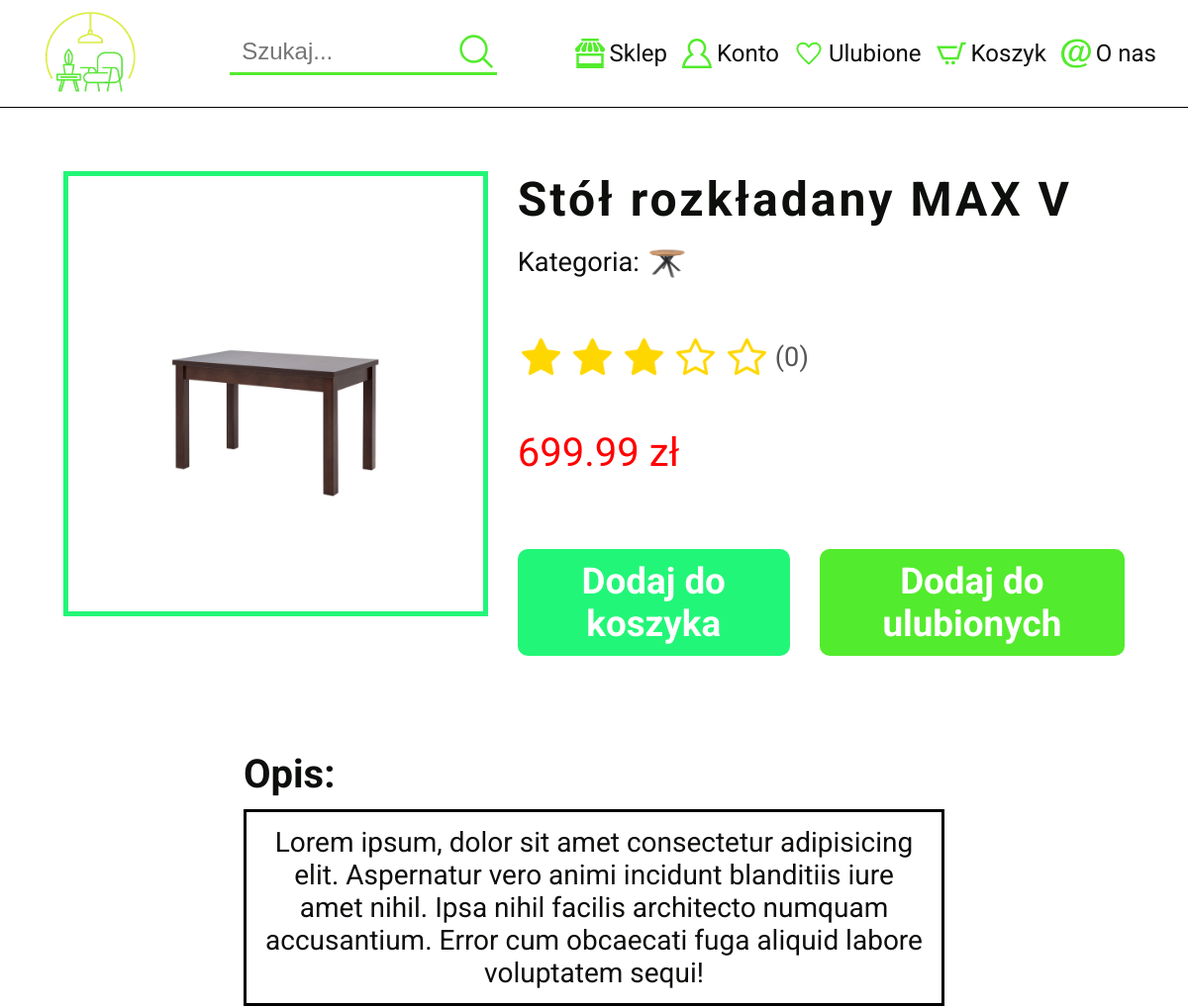
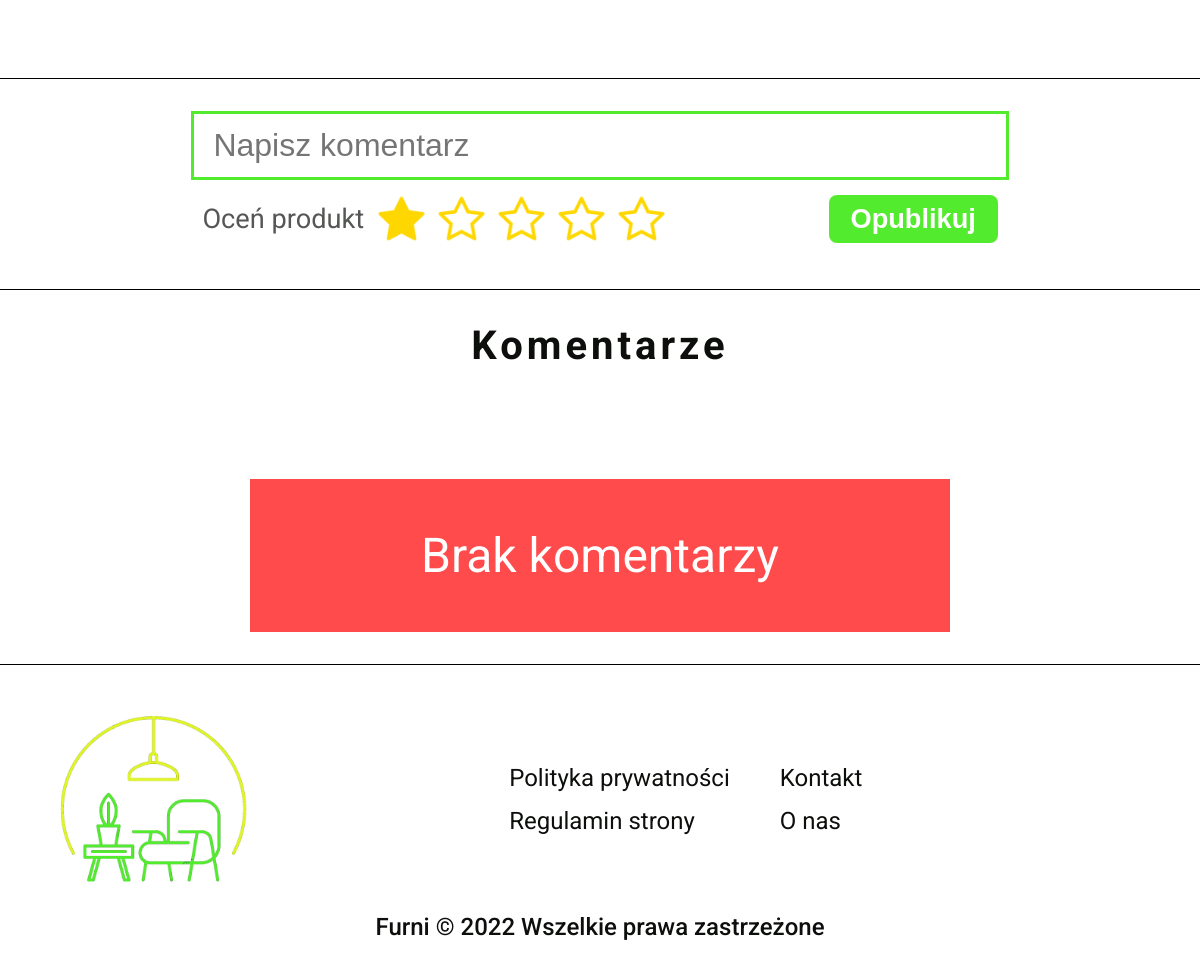
The app's page /produkt?id=237 with its own data (2 pictures, top to bottom).
### tables this page shows
CREATE TABLE `produkty` (
  `id` int(11) NOT NULL,
  `nazwa` varchar(255) NOT NULL,
  `kategoria` varchar(255) NOT NULL,
  `opis` text NOT NULL DEFAULT 'Lorem ipsum, dolor sit amet consectetur adipisicing elit. Aspernatur vero animi incidunt blanditiis iure amet nihil. Ipsa nihil facilis architecto numquam accusantium. Error cum obcaecati fuga aliquid labore voluptatem sequi!',
  `cena` float NOT NULL,
  `poprzednia_cena` float DEFAULT NULL,
  `data_wypuszczenia` datetime NOT NULL DEFAULT current_timestamp()
);

### product.php (the view, shortened to what the rows shown need)
<?php
    require_once 'inc/connection.php';
    $id_produktu = htmlentities($_GET['id'],ENT_QUOTES);
    $query = "SELECT * FROM produkty WHERE id='$id_produktu'";
    if($result = $con->query($query)){
        if($result->num_rows>0){
            $produkt = $result->fetch_assoc();
        }
        else{
            exit();
        }
    }
    else{
        exit();
    }
?>
<!DOCTYPE html>
<html lang="pl">
<head>
    <link rel="stylesheet" href="css/generic.css">
    <link rel="stylesheet" href="css/product.css">
</head>
<body>
    <main>
        <section class="mebel">
            <img src="img/products/<?php echo $produkt['kategoria']; ?>/<?php echo $produkt['nazwa']; ?>.png" alt="<?php echo $produkt['nazwa']; ?>" class="mebel__img">
            <div class="mebel__right">
                <div class="mebel__right__top">
                    <h1 class="mebel__nazwa"><?php echo $produkt['nazwa']; ?></h1>
                    <p class="mebel__kategoria">Kategoria: <img src="img/products/kategorie/<?php echo $produkt['kategoria']; ?>.png" alt="<?php echo $produkt['kategoria']; ?>" class="mebel__kategoria__img"></p>
                </div>
                <div class="mebel__right__stars">
                    <div class="mebel__stars">
                    </div>
                </div>
                <p class="mebel__cena"><?php
                    echo $produkt['cena'].' zł';
                ?></p>
                <div class="mebel__buttons">
                    <button onclick="dodajProduktDoKoszyka(event,<?php echo $produkt['id']; ?>)" class="mebel__button mebel__button--koszyk">
                    </button>
                    <button onclick="dodajProduktDoUlubionych(event,<?php echo $produkt['id']; ?>)" class="mebel__button mebel__button--ulubione">
                    </button>
                </div>
            </div>
        </section>
        <section class="opis">
            <h2 class="opis__heading">Opis:</h2>
            <p class="opis__text"><?php echo $produkt['opis']; ?></p>
        </section>
        <section class="komentarze">
            <h2 class="komentarze__heading">Komentarze</h2>
        </section>
    </main>
</body>
</html>

### records on screen
produkty: kategoria+nazwa (picture), nazwa "Stół rozkładany MAX V", kategoria (picture), cena "699.99", opis "Lorem ipsum, dolor sit amet consectetur adipisicing elit. Aspernatur vero animi incidunt blanditiis iure amet nihil. Ipsa nihil facilis architecto numquam accusantium. Error cum obcaecati fuga aliquid labore voluptatem sequi!"
